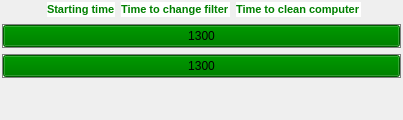
                    <widget class="QWidget" name="myComputerTab">
                     <property name="styleSheet">
                      <string notr="true">border-top-width: 1px; border-left-width: 0px; border-right-width: 0px; border-bottom-width: 0px;</string>
                     </property>
                     <attribute name="icon">
                      <iconset resource="rc.qrc">
                       <normaloff>:/images/computer.png</normaloff>:/images/computer.png</iconset>
                     </attribute>
                     <attribute name="title">
                      <string>My Computer</string>
                     </attribute>
                     <layout class="QVBoxLayout" name="verticalLayout_4">
                      <property name="leftMargin">
                       <number>2</number>
                      </property>
                      <property name="topMargin">
                       <number>2</number>
                      </property>
                      <property name="rightMargin">
                       <number>2</number>
                      </property>
                      <property name="bottomMargin">
                       <number>2</number>
                      </property>
                      <item>
                       <layout class="QVBoxLayout" name="verticalLayout_3">
                        <item>
                         <layout class="QHBoxLayout" name="horizontalLayout_7">
                          <property name="leftMargin">
                           <number>5</number>
                          </property>
                          <item>
                           <spacer name="horizontalSpacer_13">
                            <property name="orientation">
                             <enum>Qt::Horizontal</enum>
                            </property>
                            <property name="sizeHint" stdset="0">
                             <size>
                              <width>40</width>
                              <height>15</height>
                             </size>
                            </property>
                           </spacer>
                          </item>
                          <item>
                           <widget class="QLabel" name="startLbl">
                            <property name="styleSheet">
                             <string notr="true">color: green;
font: bold 11px;
background-color: transparent; 
border-color: transparent;
border-style: solid;
border-width: 0px;

border-top-left-radius: 0px;  border-top-right-radius: 0px; 
border-top-width: 0px; border-left-width: 0px; border-right-width: 0px; border-bottom-width: 0px;
border-bottom-left-radius: 0px; border-bottom-right-radius: 0px; 
border-top-color: white; border-left-color: rgb(167,167,167); border-right-color: rgb(167,167,167); border-bottom-color: rgb(167,167,167);
background-color: white; border-style: none;</string>
                            </property>
                            <property name="text">
                             <string>Starting time</string>
                            </property>
                           </widget>
                          </item>
                          <item>
                           <widget class="QLabel" name="filterLbl">
                            <property name="styleSheet">
                             <string notr="true">color: green;
font: bold 11px;
background-color: transparent; 
border-color: transparent;
border-style: solid;
border-width: 0px;

border-top-left-radius: 0px;  border-top-right-radius: 0px; 
border-top-width: 0px; border-left-width: 0px; border-right-width: 0px; border-bottom-width: 0px;
border-bottom-left-radius: 0px; border-bottom-right-radius: 0px; 
border-top-color: white; border-left-color: rgb(167,167,167); border-right-color: rgb(167,167,167); border-bottom-color: rgb(167,167,167);
background-color: white; border-style: none;</string>
                            </property>
                            <property name="text">
                             <string>Time to change filter</string>
                            </property>
                           </widget>
                          </item>
                          <item>
                           <widget class="QLabel" name="cleanLbl">
                            <property name="styleSheet">
                             <string notr="true">color: green;
font: bold 11px;
border-color: transparent;
border-style: solid;
border-width: 0px;

border-top-left-radius: 0px;  border-top-right-radius: 0px; 
border-top-width: 0px; border-left-width: 0px; border-right-width: 0px; border-bottom-width: 0px;
border-bottom-left-radius: 0px; border-bottom-right-radius: 0px; 
border-top-color: white; border-left-color: rgb(167,167,167); border-right-color: rgb(167,167,167); border-bottom-color: rgb(167,167,167);
background-color: white; border-style: none;</string>
                            </property>
                            <property name="text">
                             <string>Time to clean computer</string>
                            </property>
                           </widget>
                          </item>
                          <item>
                           <spacer name="horizontalSpacer_14">
                            <property name="orientation">
                             <enum>Qt::Horizontal</enum>
                            </property>
                            <property name="sizeHint" stdset="0">
                             <size>
                              <width>40</width>
                              <height>15</height>
                             </size>
                            </property>
                           </spacer>
                          </item>
                         </layout>
                        </item>
                        <item>
                         <spacer name="verticalSpacer_5">
                          <property name="orientation">
                           <enum>Qt::Vertical</enum>
                          </property>
                          <property name="sizeType">
                           <enum>QSizePolicy::Fixed</enum>
                          </property>
                          <property name="sizeHint" stdset="0">
                           <size>
                            <width>20</width>
                            <height>1</height>
                           </size>
                          </property>
                         </spacer>
                        </item>
                        <item>
                         <widget class="QProgressBar" name="pbTime">
                          <property name="font">
                           <font>
                            <family>Tahoma</family>
                            <weight>50</weight>
                            <bold>false</bold>
                           </font>
                          </property>
                          <property name="mouseTracking">
                           <bool>true</bool>
                          </property>
                          <property name="toolTip">
                           <string>Hours : minutes : seconds before changing filter or cleaning computer / Average usage hours per day</string>
                          </property>
                          <property name="layoutDirection">
                           <enum>Qt::LeftToRight</enum>
                          </property>
                          <property name="autoFillBackground">
                           <bool>false</bool>
                          </property>
                          <property name="styleSheet">
                           <string notr="true">QProgressBar {
border: 1px solid grey;
border-radius: 0px;
color: black; 
selection-background-color: green;
}

QProgressBar::chunk {
/*background-color: qlineargradient(spread:reflect, x1:1, y1:1, x2:1, y2:0, stop:0 rgba(0, 129, 0, 255), stop:1 rgba(0, 223, 0, 255));*/
width: 5px;
color: black; 
}

QToolTip { 
border: 1px solid darkgray; 
border-radius: 0px;
background-color: lightgray;
color: black;
}</string>
                          </property>
                          <property name="minimum">
                           <number>0</number>
                          </property>
                          <property name="maximum">
                           <number>1300</number>
                          </property>
                          <property name="value">
                           <number>1300</number>
                          </property>
                          <property name="alignment">
                           <set>Qt::AlignCenter</set>
                          </property>
                          <property name="orientation">
                           <enum>Qt::Horizontal</enum>
                          </property>
                          <property name="invertedAppearance">
                           <bool>false</bool>
                          </property>
                          <property name="textDirection">
                           <enum>QProgressBar::TopToBottom</enum>
                          </property>
                          <property name="format">
                           <string>%v</string>
                          </property>
                         </widget>
                        </item>
                        <item>
                         <widget class="QProgressBar" name="pbStart">
                          <property name="styleSheet">
                           <string notr="true">QProgressBar {
border: 1px solid grey;
border-radius: 0px;
color: black; 
	selection-background-color: green;
}
QProgressBar::chunk {
/*background-color: qlineargradient(spread:reflect, x1:1, y1:1, x2:1, y2:0, stop:0 rgba(0, 129, 0, 255), stop:1 rgba(0, 223, 0, 255));*/

width: 5px;
color: black; 
}</string>
                          </property>
                          <property name="maximum">
                           <number>1300</number>
                          </property>
                          <property name="value">
                           <number>1300</number>
                          </property>
                          <property name="alignment">
                           <set>Qt::AlignCenter</set>
                          </property>
                          <property name="format">
                           <string>%v</string>
                          </property>
                         </widget>
                        </item>
                        <item>
                         <spacer name="verticalSpacer_2">
                          <property name="orientation">
                           <enum>Qt::Vertical</enum>
                          </property>
                          <property name="sizeHint" stdset="0">
                           <size>
                            <width>20</width>
                            <height>40</height>
                           </size>
                          </property>
                         </spacer>
                        </item>
                       </layout>
                      </item>
                     </layout>
                    </widget>
